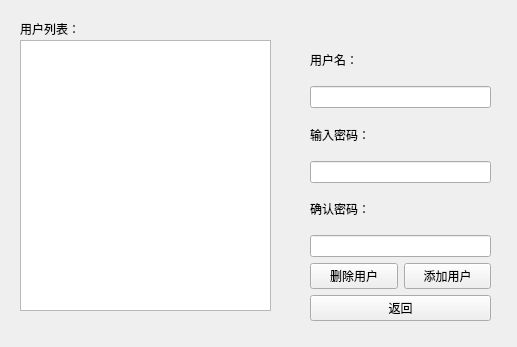
<?xml version="1.0" encoding="UTF-8"?>
<ui version="4.0">
 <class>manageUserForm</class>
 <widget class="QWidget" name="manageUserForm">
  <property name="geometry">
   <rect>
    <x>0</x>
    <y>0</y>
    <width>517</width>
    <height>347</height>
   </rect>
  </property>
  <property name="windowTitle">
   <string>Form</string>
  </property>
  <widget class="QListWidget" name="UserLists">
   <property name="geometry">
    <rect>
     <x>20</x>
     <y>40</y>
     <width>251</width>
     <height>271</height>
    </rect>
   </property>
  </widget>
  <widget class="QLabel" name="label_4">
   <property name="geometry">
    <rect>
     <x>20</x>
     <y>20</y>
     <width>81</width>
     <height>17</height>
    </rect>
   </property>
   <property name="text">
    <string>用户列表：</string>
   </property>
   <property name="buddy">
    <cstring>UserLists</cstring>
   </property>
  </widget>
  <widget class="QWidget" name="">
   <property name="geometry">
    <rect>
     <x>310</x>
     <y>40</y>
     <width>181</width>
     <height>281</height>
    </rect>
   </property>
   <layout class="QVBoxLayout" name="verticalLayout_2">
    <item>
     <layout class="QVBoxLayout" name="verticalLayout">
      <item>
       <widget class="QLabel" name="label">
        <property name="text">
         <string>用户名：</string>
        </property>
        <property name="buddy">
         <cstring>EditUserName</cstring>
        </property>
       </widget>
      </item>
      <item>
       <widget class="QLineEdit" name="EditUserName"/>
      </item>
      <item>
       <widget class="QLabel" name="label_2">
        <property name="text">
         <string>输入密码：</string>
        </property>
        <property name="buddy">
         <cstring>EditPasswd</cstring>
        </property>
       </widget>
      </item>
      <item>
       <widget class="QLineEdit" name="EditPasswd">
        <property name="echoMode">
         <enum>QLineEdit::Password</enum>
        </property>
       </widget>
      </item>
      <item>
       <widget class="QLabel" name="label_3">
        <property name="text">
         <string>确认密码：</string>
        </property>
        <property name="buddy">
         <cstring>ConfirmPasswd</cstring>
        </property>
       </widget>
      </item>
      <item>
       <widget class="QLineEdit" name="ConfirmPasswd">
        <property name="echoMode">
         <enum>QLineEdit::Password</enum>
        </property>
       </widget>
      </item>
     </layout>
    </item>
    <item>
     <layout class="QHBoxLayout" name="horizontalLayout">
      <item>
       <widget class="QPushButton" name="deleteUserButton">
        <property name="text">
         <string>删除用户</string>
        </property>
       </widget>
      </item>
      <item>
       <widget class="QPushButton" name="addUserButton">
        <property name="text">
         <string>添加用户</string>
        </property>
       </widget>
      </item>
     </layout>
    </item>
    <item>
     <widget class="QPushButton" name="exitButton">
      <property name="text">
       <string>返回</string>
      </property>
     </widget>
    </item>
   </layout>
  </widget>
 </widget>
 <tabstops>
  <tabstop>EditUserName</tabstop>
  <tabstop>EditPasswd</tabstop>
  <tabstop>ConfirmPasswd</tabstop>
  <tabstop>deleteUserButton</tabstop>
  <tabstop>addUserButton</tabstop>
  <tabstop>exitButton</tabstop>
  <tabstop>UserLists</tabstop>
 </tabstops>
 <resources/>
 <connections/>
</ui>
